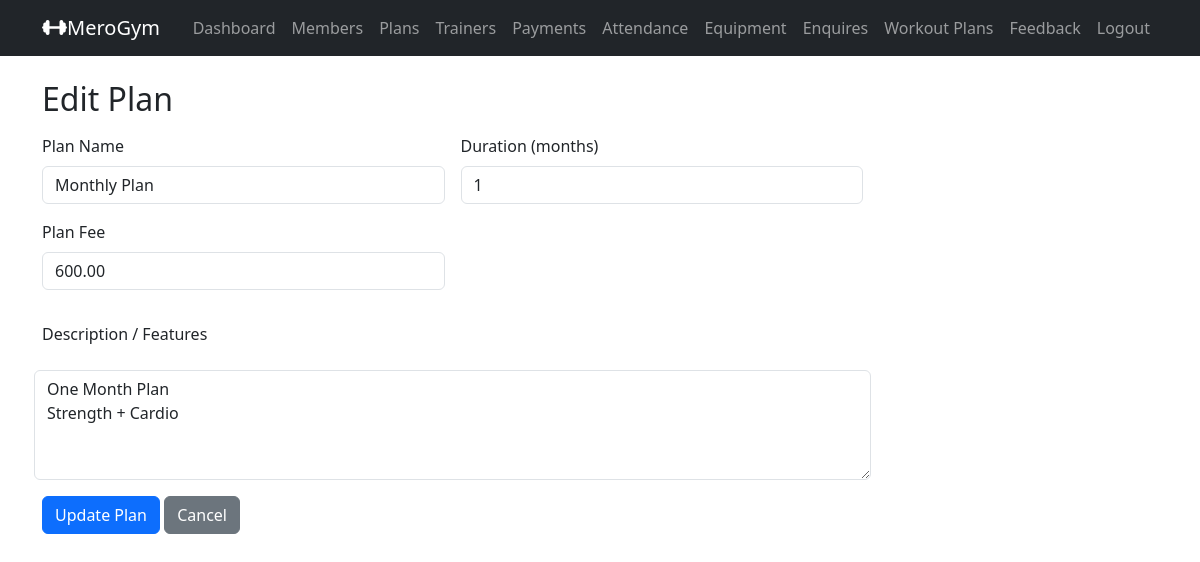
The app's page /admin_plans_edit/1/ (signed in) with its own data.
### gymapp/models.py (models this page shows, shortened)
class MembershipPlan(models.Model):
    name = models.CharField(max_length=100)
    duration_months = models.PositiveIntegerField()
    fee = models.DecimalField(max_digits=10, decimal_places=2)
    description = models.TextField(blank=True)

### gymapp/views.py (the view)
    def wrapper(request, *args, **kwargs):
        if not request.user.is_authenticated or getattr(request.user, 'role', None) != 'ADMIN':
            messages.error(request, 'You must be logged in as an admin to access this page.')
            return redirect('admin_login') # Redirect to the admin login page
        return view_func(request, *args, **kwargs)

### gymapp/views.py (called while the page is built, shortened)
def admin_required(view_func):
    def wrapper(request, *args, **kwargs):
        if not request.user.is_authenticated or getattr(request.user, 'role', None) != 'ADMIN':
            messages.error(request, 'You must be logged in as an admin to access this page.')
            return redirect('admin_login') # Redirect to the admin login page
        return view_func(request, *args, **kwargs)
    return wrapper

@admin_required
def admin_plan_edit(request, plan_id):
    plan = MembershipPlan.objects.get(id=plan_id) # Fetch the specific membership plan based on the provided ID
    return render(request, 'admin_plan_form.html', {'plan': plan, 'mode':'edit'}) # Pass mode to the template to indicate it's an edit operation

### gymapp/templates/admin_plan_form.html (shortened to what this page needs)
{% extends 'base.html' %}
{% block content %}
<h2 class="mb-3">
    {%if mode == 'add'%}
        Add  Plan
    {%else%}
        Edit Plan
    {%endif%}
</h2>
<form method="post" class="row g-3 w-75">
    <div class="col-md-6">
        <label for="name" class="form-label">Plan Name</label>
        <input type="text" name="name" class="form-control" value="{{plan.name|default_if_none:''}}" required>
    </div>
    <div class="col-md-6">
        <label for="duration" class="form-label">Duration (months)</label>
        <input type="number" name="duration_months" class="form-control" value="{{plan.duration_months|default:''}}">
    </div>
    <div class="col-md-6">
        <label class="form-label">Plan Fee</label>
        <input type="number" step="0.01" name="fee" class="form-control" value="{{plan.fee|default:''}}">
    </div>
        <label for="description" class="form-label">Description / Features</label>
        <textarea name="description" class="form-control" rows="4">{{plan.description|default:''}}</textarea>
<div class="col-md-12">
    <button type="submit" class="btn btn-primary">
        {%if mode == 'add'%} Add Plan {%else%} Update Plan {%endif%}
    </button>
<a href="{% url 'admin_plans_list' %}" class="btn btn-secondary">Cancel</a>
</div>
</form>
{% endblock %}

### records on screen
MembershipPlan: name "Monthly Plan", duration_months "1", fee "600.00", description "One Month Plan Strength + Cardio"
